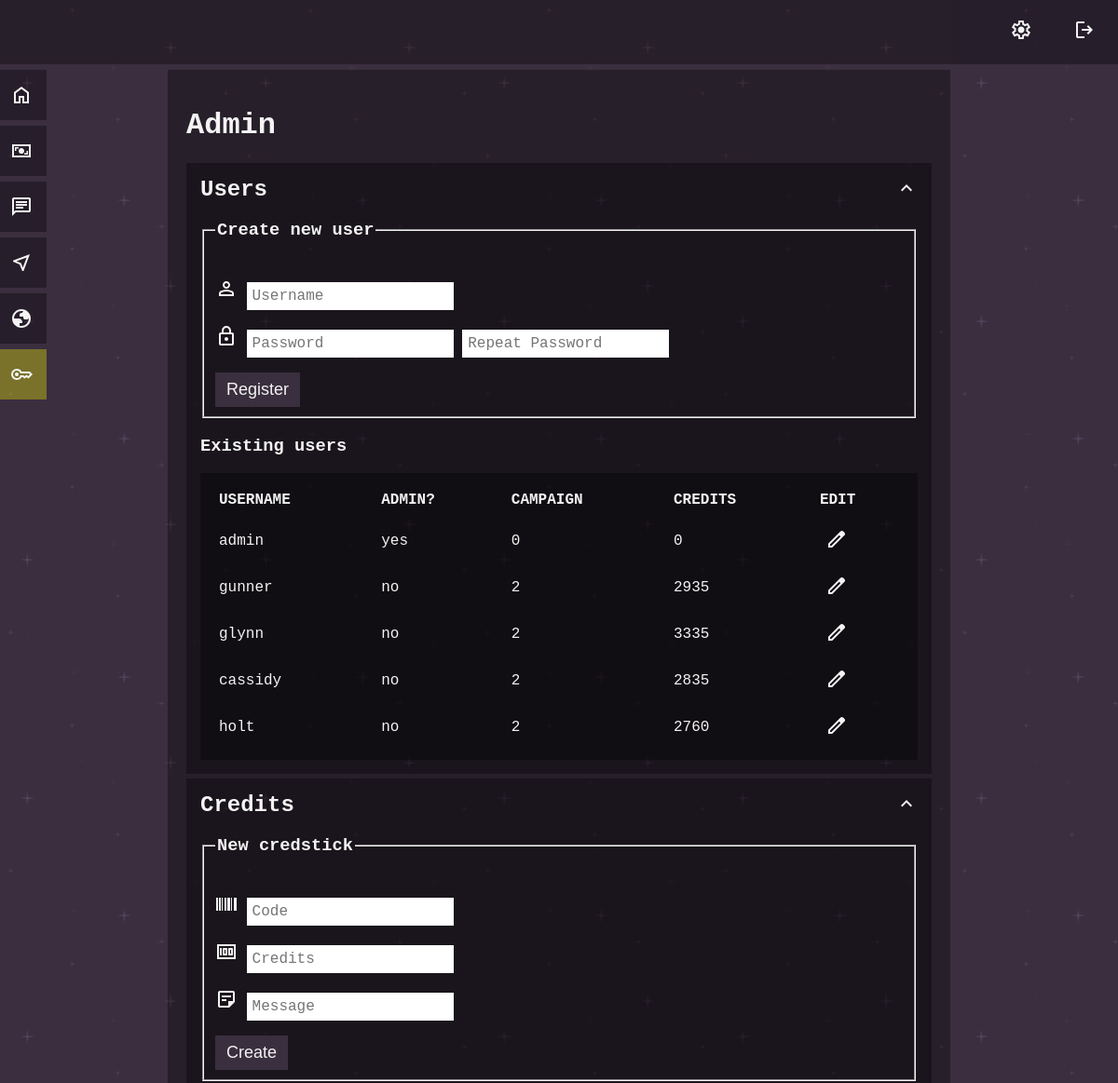
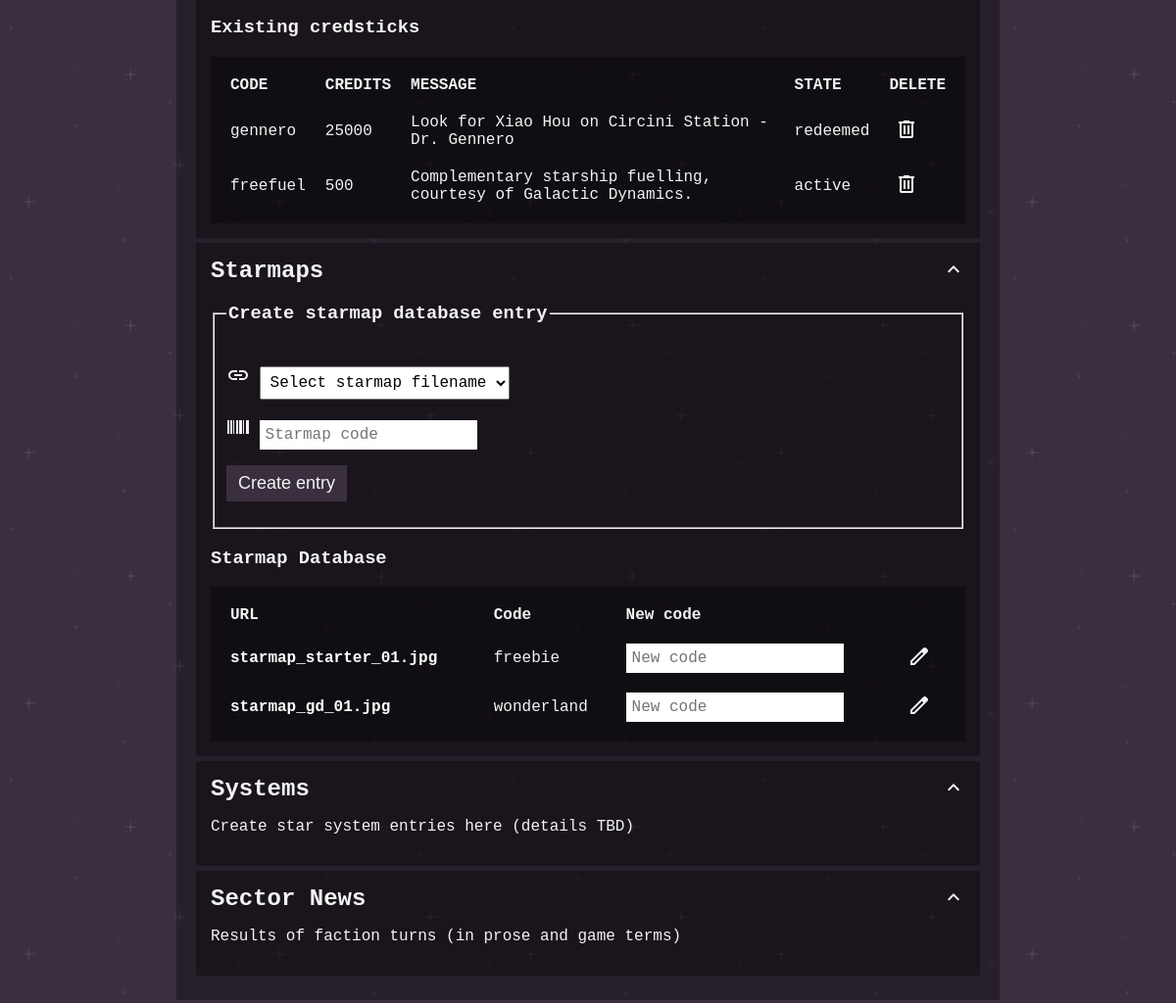
The page /admin (signed in) on the database its author committed (2 pictures, top to bottom).
### tables this page shows
CREATE TABLE users (
id INTEGER PRIMARY KEY AUTOINCREMENT NOT NULL,
username TEXT NOT NULL UNIQUE,
hash TEXT NOT NULL,
admin INTEGER DEFAULT 0,
credits INTEGER DEFAULT 0, campaign INTEGER);

CREATE TABLE credsticks (
id INTEGER PRIMARY KEY AUTOINCREMENT NOT NULL,
code TEXT NOT NULL UNIQUE,
credits INTEGER,
state INTEGER DEFAULT 0,
message TEXT
);

CREATE TABLE starmaps (
id INTEGER PRIMARY KEY AUTOINCREMENT NOT NULL,
url TEXT UNIQUE,
code TEXT UNIQUE
);

### app.py (the view)
@app.route("/admin")
@login_required
def admin():
    if session.get("admin") != 1:
        return render_template("error.html", error_message="administrator access only")
    user_list = db.execute("SELECT * FROM users ORDER BY id")
    credsticks_list = db.execute("SELECT * FROM credsticks ORDER BY id")
    starmap_directory = os.listdir(os.path.join(app.static_folder, 'starmaps'))
    starmap_urls = [file for file in starmap_directory if file.endswith('.jpg')]
    starmap_db = db.execute("SELECT * FROM starmaps;")
    starmap_db_urls = []
    for db_entry in starmap_db:
        starmap_db_urls.append(db_entry["url"])
    unassigned_starmaps = []
    for instance in starmap_urls:
        if instance not in starmap_db_urls:
            unassigned_starmaps.append(instance)
    return render_template(
        "admin.html",
        user_list=user_list,
        credsticks_list=credsticks_list,
        unassigned_starmaps=unassigned_starmaps,
        starmap_db=starmap_db,
        )

### app.py (called while the page is built)
@app.context_processor
def inject_admin_status():
    admin_status = session.get("admin", 0)
    return dict(admin=admin_status)

@app.after_request
def after_request(response):
    response.headers["Cache-Control"] = "no-cache, no-store, must-revalidate"
    response.headers["Expires"] = 0
    response.headers["Pragma"] = "no-cache"
    return response

### helpers.py (called while the page is built)
def login_required(f):
    @wraps(f)
    def decorated_function(*args, **kwargs):
        if session.get("user_id") is None:
            return redirect("/login")
        return f(*args, **kwargs)
    return decorated_function

### templates/admin.html (shortened to what this page needs)
{% extends "layout.html" %}
{% block main %}
<h1>Admin</h1>
<div class="darker">
    <h2 class="cursor_pointer" onclick="collapseSegment('admin_user_list', 'admin_user_list_expand')">
        Users
        <img class="float_right" id="admin_user_list_expand" src="static\icon-arrow-up.svg"
            alt="expand/contract section" />
    </h2>
    <div class="collapsible" id="admin_user_list">
        <div>
            <form action="/register" method="post">
                <fieldset>
                    <legend>
                        <h3>Create new user</h3>
                    </legend>
                    <p>
                        <img src="static\icon-user.svg" alt="username" />
                        <input autocomplete="off" name="username" placeholder="Username" type="text"
                            id="new_user_username" />
                    </p>
                    <p>
                        <img src="static\icon-lock.svg" alt="password" />
                        <input name="password" placeholder="Password" type="password" id="new_user_password" />
                        <input name="confirmation" placeholder="Repeat Password" type="password"
                            id="new_user_confirm_password" />
                    </p>
                    <button type="submit" class="ui_button" id="new_user_register_button">Register</button>
                </fieldset>
            </form>
        </div>
        <h3>Existing users</h3>
        <table class="dark_table">
            <thead>
                <tr>
                    <th>USERNAME</th>
                    <th>ADMIN?</th>
                    <th>CAMPAIGN</th>
                    <th>CREDITS</th>
                    <th>EDIT</th>
                </tr>
            </thead>
            <tbody>
                {% for entry in user_list %}
                <tr>
                    <td>
                        {{ entry.username }}
                    </td>
                    <td>
                        {% if entry.admin == 1 %}
                        {{ "yes" }}
                        {% else %}
                        {{ "no" }}
                        {% endif %}
                    </td>
                    <td>
                        {{ entry.campaign }}
                    </td>
                    <td>
                        {{ entry.credits }}
                    </td>
                    <td>
                        <form action="{{ url_for('edit_user', edit_user_id=entry.id)}}" method="GET"
                            style="display: inline;">
                            <button type="submit" class="cursor_pointer" style="border: none; background: none;"
                                id="edit_user_{{ entry.username }}">
                                <img src="static\icon-edit.svg" alt="edit" />
                            </button>
                        </form>
                    </td>
                </tr>
                {% endfor %}
            </tbody>
        </table>
    </div>
</div>
<div class="darker">
    <h2 class="cursor_pointer" onclick="collapseSegment('admin_credits', 'admin_credits_expand')">
        Credits
        <img class="float_right" id="admin_credits_expand" src="static\icon-arrow-up.svg"
            alt="expand/contract section" />
    </h2>
    <div class="collapsible" id="admin_credits">
        <div>
            <form action="/credstick" method="post">
                <fieldset>
                    <legend>
                        <h3>New credstick</h3>
                    </legend>
                    <p>
                        <img src="static\icon-code.svg" alt="code" />
                        <input autocomplete="off" name="credstick_code" placeholder="Code" type="text"
                            id="new_credstick_code" />
                    </p>
                    <p>
                        <img src="static\icon-money.svg" alt="value" />
                        <input name="credstick_credits" placeholder="Credits" type="number" id="new_credstick_value" />
                    </p>
                    <p>
                        <img src="static\icon-note.svg" alt="message" />
                        <input name="credstick_message" placeholder="Message" type="text" id="new_credstick_message" />
                    </p>
                    <button type="submit" class="ui_button" id="new_credstick_button">Create</button>
                </fieldset>
            </form>
        </div>
        <h3>Existing credsticks</h3>
        <table class="dark_table">
            <thead>
                <tr>
                    <th>CODE</th>
                    <th>CREDITS</th>
                    <th>MESSAGE</th>
                    <th>STATE</th>
                    <th>DELETE</th>
                </tr>
            </thead>
            <tbody>
                {% for stick in credsticks_list %}
                <tr>
                    <td>
                        {{ stick.code }}
                    </td>
                    <td>
                        {{ stick.credits }}
                    </td>
                    <td>
                        {{ stick.message }}
                    </td>
                    <td>
                        {% if stick.state == 0 %}
                        {{ "active" }}
                        {% else %}
                        {{ "redeemed" }}
                        {% endif %}
                    </td>
                    <td>
                        <form action="{{ url_for('remove_credstick', credstick_id=stick.id)}}" method="POST"
                            style="display: inline;">
                            <button type="submit" class="cursor_pointer" style="border: none; background: none;"
                                id="remove_credstick_{{ stick.code }}">
                                <img src="static\icon-bin.svg" alt="delete" />
                            </button>
                        </form>
                    </td>
                </tr>
                {% endfor %}
            </tbody>
        </table>
    </div>
</div>
<div class="darker">
    <h2 class="cursor_pointer" onclick="collapseSegment('admin_starmaps', 'admin_starmaps_expand')">
        Starmaps
        <img class="float_right" id="admin_starmaps_expand" src="static\icon-arrow-up.svg"
            alt="expand/contract section" />
    </h2>
    <div class="collapsible" id="admin_starmaps">
        <form action="/new_starmap_db_entry" method="post">
            <fieldset>
                <legend>
                    <h3>Create starmap database entry</h3>
                </legend>
                <p>
                    <img src="static\icon-link.svg" alt="code" />
                    <select name="new_starmap_entry_filename" id="new_starmap_entry_filename">
                        <option disabled selected>
                            Select starmap filename
                        </option>
                    </select>
                </p>
                <p>
                    <img src="static\icon-code.svg" alt="code" />
                    <input autocomplete="off" name="new_starmap_entry_code" placeholder="Starmap code" type="text"
                        id="new_starmap_entry_code" />
                </p>
                <p>
                    <button type="submit" class="ui_button" id="new_starmap_db_button">
                        Create entry
                    </button>
                </p>
            </fieldset>
        </form>
        <h3>Starmap Database</h3>
        <table class="dark_table">
            <thead>
                <tr>
                    <th>URL</th>
                    <th>Code</th>
                    <th>New code</th>
                    <th></th>
                </tr>
            </thead>
            <tbody>
                {% for starmap_db_entry in starmap_db %}
                <tr>
                    <td>
                        <a href="static/starmaps/{{ starmap_db_entry.url }}" target="_blank">{{ starmap_db_entry.url
                            }}</a>
                    </td>
                    <td>
                        {{ starmap_db_entry.code }}
                    </td>
                    <form action="{{ url_for('edit_starmap', starmap_id=starmap_db_entry.id)}}" method="POST"
                        style="display: inline;">
                        <td>
                            <input autocomplete="off" name="new_starmap_code" placeholder="New code" type="text"
                                id="new_code_starmap_{{ starmap_db_entry.id }}" />
                        </td>
                        <td>
                            <button type="submit" class="cursor_pointer" style="border: none; background: none;"
                                id="edit_starmap_{{ starmap_db_entry.id }}">
                                <img src="static\icon-edit.svg" alt="edit" />
                            </button>
                        </td>
                    </form>
                </tr>
                {% endfor %}
            </tbody>
        </table>
    </div>
</div>
<div class="darker">
    <h2 class="cursor_pointer" onclick="collapseSegment('admin_systems', 'admin_systems_expand')">
        Systems
        <img class="float_right" id="admin_systems_expand" src="static\icon-arrow-up.svg"
            alt="expand/contract section" />
    </h2>
    <div class="collapsible" id="admin_systems">
        <p>Create star system entries here (details TBD)</p>
    </div>
</div>
<div class="darker">
    <h2 class="cursor_pointer" onclick="collapseSegment('admin_news', 'admin_news_expand')">
        Sector News
        <img class="float_right" id="admin_news_expand" src="static\icon-arrow-up.svg" alt="expand/contract section" />
    </h2>
    <div class="collapsible" id="admin_news">
        <p>Results of faction turns (in prose and game terms)</p>
    </div>
</div>
{% endblock %}

### templates/layout.html (shortened to what this page needs)
<!DOCTYPE html>
<html lang="en">
<head>
    <link href="{{ url_for('static', filename='style_default.css') }}" rel="stylesheet">
</head>
<body>
    <header id="template_header">
        <div>
            {% if session['user_id'] %}
            <a href="/logout" class="float_right"><img src="{{ url_for('static', filename='icon-logout.svg') }}" alt="
                    log out" /></a>
            <a href="/account" class="float_right"><img src="{{ url_for('static', filename='icon-settings.svg') }}" alt="
                account settings" /></a>
            {% endif %}
        </div>
    </header>
    {% if session['user_id'] %}
    <nav>
        <a href="/" id="link_home">
            <img src="{{ url_for('static', filename='icon-home.svg') }}" class="float_right" alt="homepage link" />
        </a>
        <a href="/credits" id="link_credits">
            <img src="{{ url_for('static', filename='icon-credits.svg') }}" class="float_right" alt="credits link" />
        </a>
        <a href="/compad" id="link_compad">
            <img src="{{ url_for('static', filename='icon-compad.svg') }}" class="float_right" alt="compad link" /></a>
        <a href="/starmap" id="link_starmap">
            <img src="{{ url_for('static', filename='icon-starmap.svg') }}" class="float_right" alt="starmap link" />
        </a>
        <a href="/system" id="link_system">
            <img src="{{ url_for('static', filename='icon-system.svg') }}" class="float_right" alt="system link" />
        </a>
        {% if admin == 1 %}
        <a href="/admin" id="link_admin">
            <img src="{{ url_for('static', filename='icon-key.svg') }}" class="float_right" alt="admin page link" />
        </a>
        {% endif %}
    </nav>
    {% endif %}
    <main>
        {% block main %}{% endblock %}
    </main>
</body>
</html>

### static/style_default.css (style rules this page uses)
body { background-color: #392e40; background-image: url("darkPurple.png"); background-repeat: repeat; font-family: "Courier New", Courier, monospace; color: #f3f3f3; }
header { position: fixed; left: 0; top: 0; width: 100%; background-color: rgba(0, 0, 0, 0.33); padding: 20px; overflow: hidden; z-index: -1; transition: top 0.25s; }
header a, header span { float: left; text-align: center; padding-right: 44px; }
main { max-width: 800px; margin-left: auto; margin-right: auto; margin-top: 75px; background-color: rgba(0, 0, 0, 0.33); padding: 20px; }
nav { z-index: 1; position: fixed; left: -10px; top: 0px; }
nav a { position: absolute; left: -100px; transition: 0.3s; padding: 15px; width: 130px; text-decoration: none; font-size: 20px; color: #ffffff; background-color: rgba(0, 0, 0, 0.33); }
#link_home { top: 75px; }
#link_credits { top: 135px; }
#link_compad { top: 195px; }
#link_starmap { top: 255px; }
#link_system { top: 315px; }
#link_admin { top: 375px; background-color: rgba(255, 251, 0, 0.33); }
.darker { background-color: rgba(0, 0, 0, 0.33); padding: 15px; margin-top: 5px; margin-bottom: 5px; }
a { text-decoration: none; color: white; font-weight: bold; }
.float_right { float: right; }
.cursor_pointer { cursor: pointer; }
.collapsible { overflow: hidden; display: block; }
.dark_table { border: none; border-spacing: 0px; width: 100%; background-color: rgba(0, 0, 0, 0.33); padding: 10px; text-align: left; }
.dark_table td, .dark_table th { padding: 10px; }
.ui_button, .warning_button { padding: 8px 12px; font-size: large; text-align: center; cursor: pointer; outline: none; color: #f3f3f3; background-color: rgba(58, 47, 62, 1); border: none; }
input { border: none; font-size: 16px; font-family: "Courier New", Courier, monospace; padding: 6px; }
select { font-size: 16px; font-family: "Courier New", Courier, monospace; padding: 6px; }

### templates/admin.html (style rules this page uses)
h2 { margin-top: 0px; margin-bottom: 0px; }

### rows shown on the page
users: username "admin", value "yes", campaign "0", credits "0"
users: username "gunner", value "no", campaign "2", credits "2935"
users: username "glynn", value "no", campaign "2", credits "3335"
users: username "cassidy", value "no", campaign "2", credits "2835"
users: username "holt", value "no", campaign "2", credits "2760"
credsticks: code "gennero", credits "25000", message "Look for Xiao Hou on Circini Station - Dr. Gennero", value "redeemed"
credsticks: code "freefuel", credits "500", message "Complementary starship fuelling, courtesy of Galactic Dynamics.", value "active"
starmaps: url "starmap_starter_01.jpg", code "freebie"
starmaps: url "starmap_gd_01.jpg", code "wonderland"
